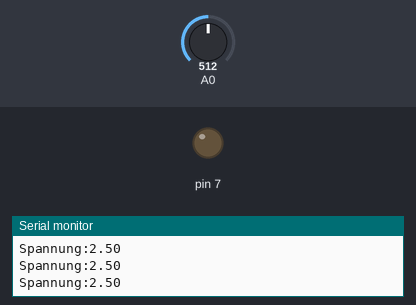
Bench run of a sketch on a simulated Arduino Uno, built with avr-gcc and run on an emulated ATmega328P. Parts: output pins drawn as LEDs (lit = HIGH), the last lines printed to the serial monitor. The test bench sets the inputs (shaded band); at power-on: A0 = 512.

Above: at 1.2 s.
1.3 s: A0 set to 832
2.8 s: A0 set to 867
At 3.7 s:
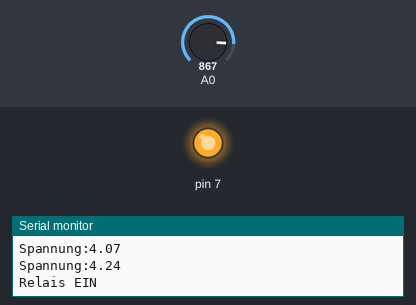
Timing chart, 0 to 5.8 s (numbered marks = the images above; inputs shaded):
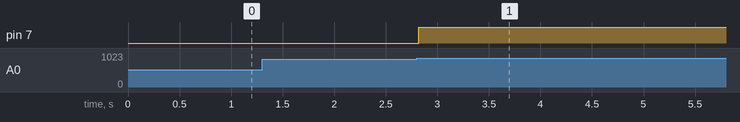

Measured:
- the behaviour switches between 849 and 850 on A0 (found by bisection; images 0 and 1)
- after the input at 2.8 s, pin 7: LOW → HIGH at once

The sketch:

guenterderhueter.ino
```cpp
int Relais=0;

void setup() {
  // put your setup code here, to run once:
  pinMode(7, OUTPUT);
  Serial.begin(9600);
  digitalWrite(7, LOW);
}

void loop() {
  // put your main code here, to run repeatedly:
  float Spannung = analogRead(A0) *(5.0 / 1023.0);
  Serial.print("Spannung:");
  Serial.println(Spannung);
  if(Spannung>=4.15 && Relais==0){
    digitalWrite(7, HIGH);
    Serial.println("Relais EIN");
    delay(2000);
    Relais=1;
  }
  if(Spannung<4.15 && Relais==1){
    digitalWrite(7, LOW);
    Serial.println("Relais AUS");
    delay(2000);
    if(Spannung<=4.5){
      Relais=0;
    }

  }
}
```
